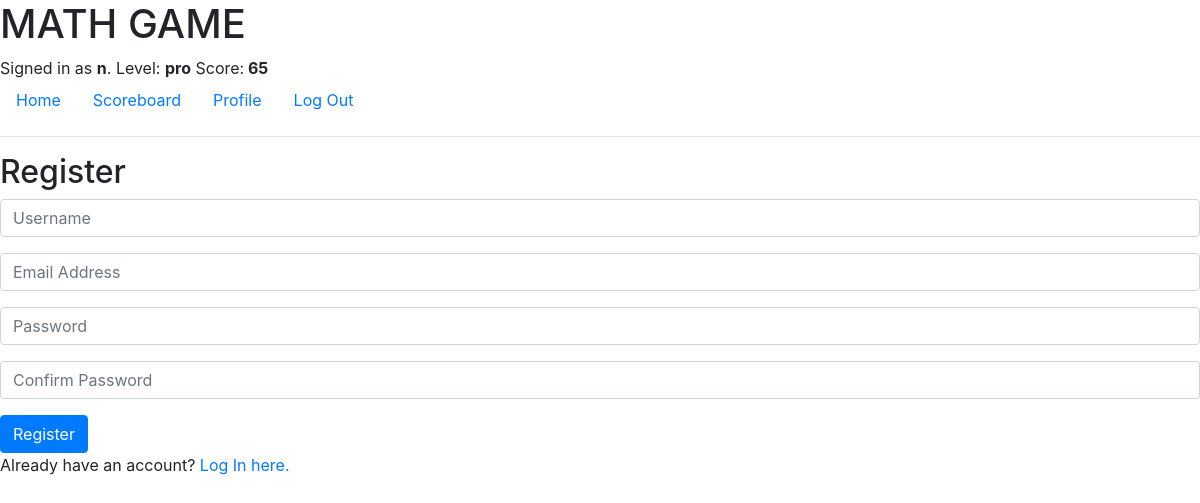
/register/ (signed in), run on the app's committed database.
### Math/models.py (models this page shows, shortened)
class User(AbstractUser):
    LEVEL_CHOICES = (
        ('beginner', 'Beginner'),
        ('medium', 'Medium'),
        ('pro', 'Pro'),
    )
    level = models.CharField(max_length=20, choices=LEVEL_CHOICES, default='beginner')
    score = models.IntegerField(default=0)
    groups = models.ManyToManyField('auth.Group', related_name='math_users_groups')
    user_permissions = models.ManyToManyField('auth.Permission', related_name='math_users_permissions')
    first_login = models.BooleanField(default=True)

### Math/views.py (the view)
# urls.py: path("register/", views.register, name="register"),
def register(request):
    if request.method == "POST":
        username = request.POST.get("username")
        email = request.POST.get("email")
        password = request.POST.get("password")
        confirmation = request.POST.get("confirmation")
        if password != confirmation:
            return render(request, "register.html", {
                "message": "Passwords must match."
            })
        try:
            user = User.objects.create_user(username, email, password)
            user.save()
            return redirect("index")  # Redirect to the index page after successful registration
        except IntegrityError:
            return render(request, "register.html", {
                "message": "An error occurred during registration."
            })
    else:
        return render(request, "register.html")

### Math/templates/register.html (shortened to what this page needs)
{% extends "layout.html" %}
{% block body %}
    <h2>Register</h2>
    <form action="{% url 'register' %}" method="post">
        <div class="form-group">
            <input class="form-control" autofocus type="text" name="username" placeholder="Username">
        </div>
        <div class="form-group">
            <input class="form-control" type="email" name="email" placeholder="Email Address">
        </div>
        <div class="form-group">
            <input class="form-control" type="password" name="password" placeholder="Password">
        </div>
        <div class="form-group">
            <input class="form-control" type="password" name="confirmation" placeholder="Confirm Password">
        </div>
        <input class="btn btn-primary" type="submit" value="Register">
    </form>
    Already have an account? <a href="{% url 'login' %}">Log In here.</a>
{% endblock %}

### Math/templates/layout.html (shortened to what this page needs)
{% load static %}
<!DOCTYPE html>
<html lang="en">
    <head>
        <link rel="stylesheet" href="https://stackpath.bootstrapcdn.com/bootstrap/4.4.1/css/bootstrap.min.css">
    </head>
    <body>
        <h1>MATH GAME</h1>
        <div>
            {% if user.is_authenticated %}
                Signed in as <strong>{{ user.username }}</strong>.
                Level: <strong><span id="user-level">{{ user.level }}</span></strong>
                Score:<strong> <span id="user-score">{{ user.score }}</span></strong>
            {% else %}
                Not signed in.
            {% endif %}
        </div>
        <ul class="nav">
            <li class="nav-item">
                <a class="nav-link" href="{% url 'index' %}">Home</a>
            </li>
        <li class="nav-item">
                <a class="nav-link" href="{% url 'scoreboard' %}">Scoreboard</a>
            </li>
            {% if user.is_authenticated %}
                <li class="nav-item">
                <a class="nav-link" href="{% url 'profile' %}">Profile</a>
                </li>
                <li class="nav-item">
                    <a class="nav-link" href="{% url 'logout' %}">Log Out</a>
                </li>
            {% endif %}
        </ul>
        <hr>
        {% block body %}
        {% endblock %}
    </body>
</html>

### data on the page
User: username "n", level "pro", score "65"
